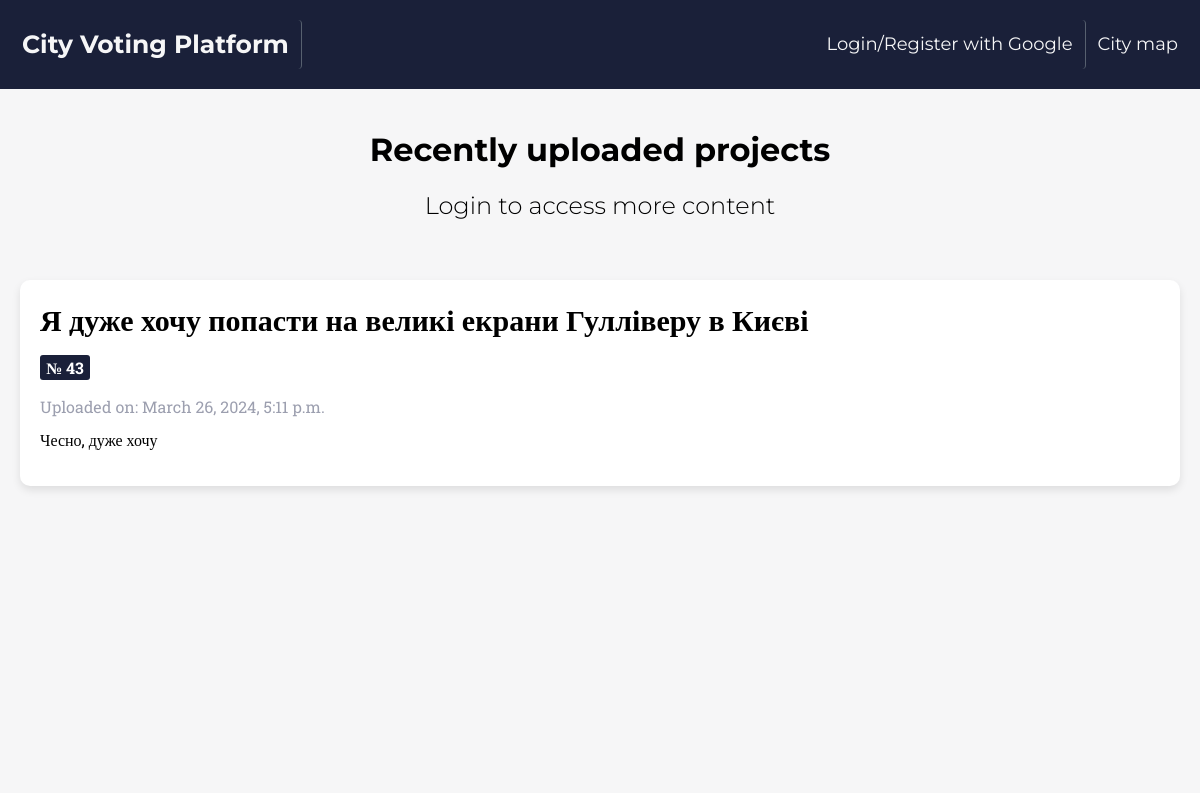
The app's page /, older data.
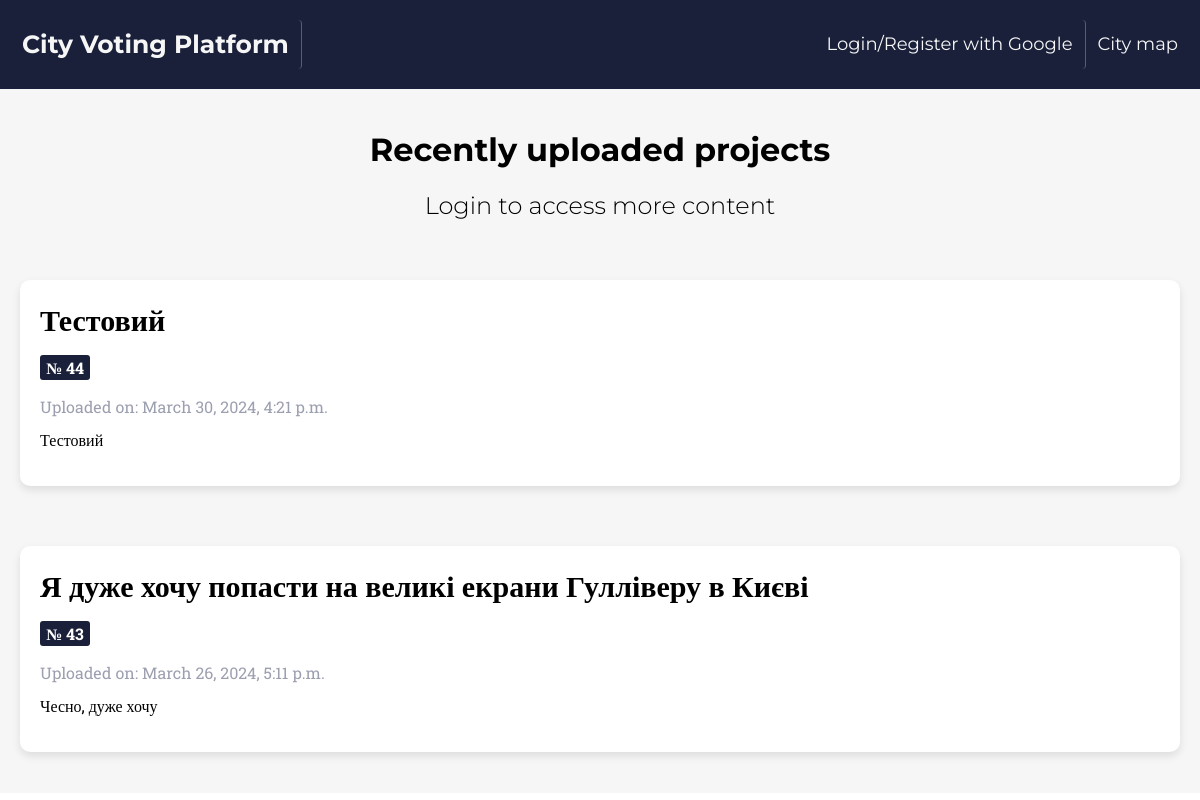
The same page, newer data.
### voting/models.py (models this page shows, shortened)
class Project(models.Model):
    name = models.CharField(max_length=200)
    description = models.TextField()
    pub_date = models.DateTimeField(default=timezone.now)

### homepage/views.py (the view)
# urls.py: path('', views.home, name='home'),
def home(request):
    projects = Project.objects.order_by('-pub_date')[:5]
    return render(request, "homepage/projects.html", {'projects': projects})

### templates/homepage/projects.html (shortened to what this page needs)
{% extends 'homepage/homepage.html' %}
{% load static %}
{% block content %}
<!DOCTYPE html>
<html lang="en">
<head>
    <link rel="stylesheet" href="{% static 'css/projects_style.css' %}">
</head>
<body>
    <div class="project-container">
        <header class="project-header">
            <h1>Recently uploaded projects</h1>
            {% if not user.is_authenticated %}
            <h2 class="project-disclaimer">Login to access more content</h2>
            {% endif %}
        </header>
        {% if projects %}
            {% for project in projects %}
                <div class="project-content">
                    <div class="project-card">
                    {% if not user.is_authenticated %}
                        <h2 class="project-card-title not-authenticated">{{ project.name }}</h2>
                    {% else %}
                        <h2 class="project-card-title authenticated" onclick="redirectToDetailPage({{ project.id }})">{{ project.name }}</h2>
                    {% endif %}
                        <div class="project-metadata">
                            <p class="project-id">№ {{ project.id }}</p>
                            <p class="project-upload-date">Uploaded on: {{ project.pub_date }}</p>
                        </div>
                        <div class="project-card-text-container">
                            <p class="project-card-text">{{ project.description }}</p>
                        </div>
                    </div>
                </div>
            {% endfor %}
        {% else %}
            <div class="no-projects">No projects available :(</div>
        {% endif %}
    </div>
</body>
</html>
{% endblock %}

### templates/homepage/homepage.html (shortened to what this page needs)
{% load static %}
{% load socialaccount %}
<!DOCTYPE html>
<html lang="en">
<head>
    <link rel="stylesheet" href="{% static 'css/homepage_style.css' %}">
</head>
<body>
    <header>
            <div class="header">
                <a href="/" class="logo">City Voting Platform</a>
                <div class="header-right">
                    {% if user.is_authenticated %}
                        <a href="/profile">Profile</a>
                        <a href="{% url 'logout_view' %}">Logout</a>
                        {% if user.is_staff %}
                            <a href={% url 'proposals' %}>View Proposals</a>
                        {% else %}
                            <a href="{% url 'submit_proposal' %}">Propose</a>
                        {% endif %}
                    {% else %}
                        <a href="{% provider_login_url 'google'%}?next=/">Login/Register with Google</a>
                    {% endif %}
                    <a href="/city_map">City map</a>
                </div>
            </div>
    </header>
    <main>
        {% block content %} {% endblock %}
    </main>
</body>
</html>

### static/css/homepage_style.css (style rules this page uses)
.header { font-family: 'Montserrat', sans-serif; overflow: hidden; background-color: #1a2039; padding: 20px 10px; }
.header a { float: left; color: #f6f6f7; text-align: center; padding: 12px; text-decoration: none; font-size: 18px; line-height: 25px; border-radius: 4px; transition: background-color 0.3s, color 0.3s; }
.header a:not(:last-child) { border-right: 1px solid #57606f; }
.header a.logo { font-size: 25px; font-weight: bold; }
.header-right { float: right; }
body { margin: 0; }

### static/css/projects_style.css (style rules this page uses)
.project-container { font-family: 'Montserrat', sans-serif; background-color: #f6f6f7; margin: 0; padding: 0; min-height: 88vh; }
.project-header { background-color: #f6f6f7; color: black; text-align: center; padding: 20px 0; }
.project-disclaimer { font-weight: 300; font-size: 24px; }
.project-content { max-width: 2000px; margin: 0 auto; padding: 20px; display: flex; flex-wrap: wrap; justify-content: space-between; }
.project-card { background-color: #ffffff; border-radius: 10px; box-shadow: 0 4px 8px rgba(0, 0, 0, 0.1); margin-bottom: 20px; padding: 20px; width: 48%; flex-grow: 1; }
.project-card-text-container { font-family: 'Roboto Slab', serif; }
.project-card-text { color: black; word-wrap: break-word; overflow: hidden; max-height: 110px; transition: max-height 0.3s ease; margin-top: 5px; }
.project-card-title { font-family: 'Roboto Slab', serif; font-weight: 600; font-size: 30px; margin-bottom: 10px; word-wrap: break-word; display: inline; }
.project-card-title.not-authenticated { cursor: default; }
.project-metadata { font-family: 'Roboto Slab', serif; }
.project-id { font-weight: bold; color: white; margin-right: 10px; margin-bottom: 15px; display: inline-block; padding: 2px 6px; background-color: #1a2039; border-radius: 3px; }
.project-upload-date { font-weight: normal; color: #9c9faf; margin-top: 1px; margin-bottom: 12px; }

Row changes from the older to the newer data that the page shows:
added Project: name "Тестовий", id "44", pub_date "March 30, 2024, 4:21 p.m.", description "Тестовий"
